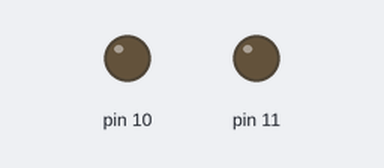
A sketch run on a simulated Arduino Uno, built with avr-gcc and run on an emulated ATmega328P. Parts: output pins drawn as LEDs (lit = HIGH).

Above: at 0.8 s.
Timing chart, 0 to 3.1 s (numbered marks = the images above):
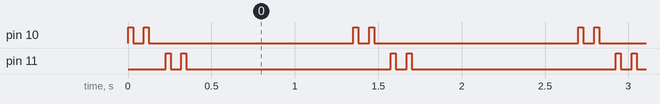

Measured:
- by itself, pin 10, pin 11: repeats every 1.4 s: LOW 0.07 s, HIGH 0.03 s, LOW 1.2 s, HIGH 0.03 s

The sketch:

blink.ino
```cpp
void setup() {
  // initialize digital pin 13 as an output.
  pinMode(10, OUTPUT);
  pinMode(11, OUTPUT);
}

// the loop function runs over and over again forever
void loop() {
  digitalWrite(10, HIGH);   // turn the LED on (HIGH is the voltage level)
  delay(30);              // wait for a second
  digitalWrite(10, LOW);
  delay(65);
  digitalWrite(10, HIGH);
  delay(30);              // wait for a second
  digitalWrite(10, LOW);
  delay(100);
  digitalWrite(11, HIGH);   // turn the LED on (HIGH is the voltage level)
  delay(30);              // wait for a second
  digitalWrite(11, LOW);
  delay(65);
  digitalWrite(11, HIGH);
  delay(30);              // wait for a second
  digitalWrite(11, LOW);


  delay(1000);


            // wait for a second
}
```
